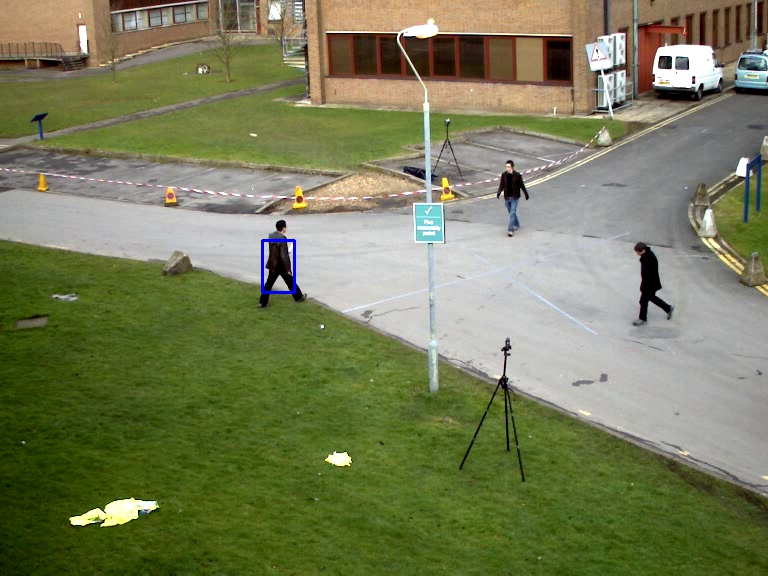
#> input picture test/VideoAnalysis/a.jpg, 768 x 576 px
$ python -i displayUtil.py   (imports and definitions only)
#> lines starting #> are read from the running program, lines starting #| are printed output that depends on the picture
#> further down, picture is the input picture: shape (576, 768, 3); mean B, G, R 89.3, 125.4, 120.4
# -*- coding: utf-8 -*-
import numpy as np
import cv2
from matplotlib import pyplot as plt
import math


def showImgWithCV2(img):
    cv2.namedWindow("Image")
    cv2.imshow("Image", img)
    cv2.waitKey(0)
    cv2.destroyAllWindows()


def showImgWithPLT(imgTuple):
    n = len(imgTuple)
#> n = 576
    if (n <= 3):
        for i in xrange(n):
            plt.subplot(1, n, i + 1)
            if (len(imgTuple[i]) == 2):
                plt.imshow(cv2.cvtColor(imgTuple[i][0], cv2.COLOR_BGR2RGB))
                plt.title(imgTuple[i][1])
            else:
                plt.imshow(cv2.cvtColor(imgTuple[i], cv2.COLOR_BGR2RGB))

            plt.xticks([]), plt.yticks([])
    else:
        for i in xrange(n):
            plt.subplot(2, math.ceil(float(n) / 2), i + 1)
            if (len(imgTuple[i]) == 2):
                plt.imshow(cv2.cvtColor(imgTuple[i][0], cv2.COLOR_BGR2RGB))
                plt.title(imgTuple[i][1])
            else:
                plt.imshow(cv2.cvtColor(imgTuple[i], cv2.COLOR_BGR2RGB))

            plt.xticks([]), plt.yticks([])

    plt.show()
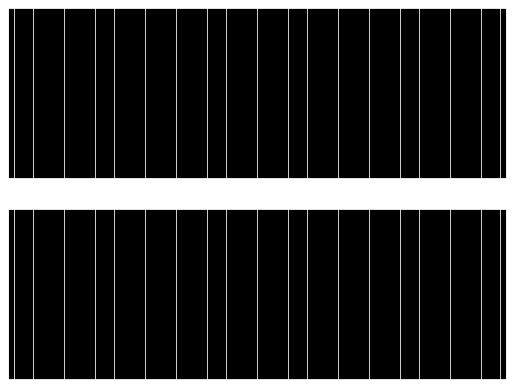
#> figure drawn by matplotlib, 576 panels

# [4 lines of commented-out code are left out]

>>> import cv2
>>> picture = cv2.imread('VideoAnalysis/a.jpg')
>>> result = showImgWithPLT(picture)
